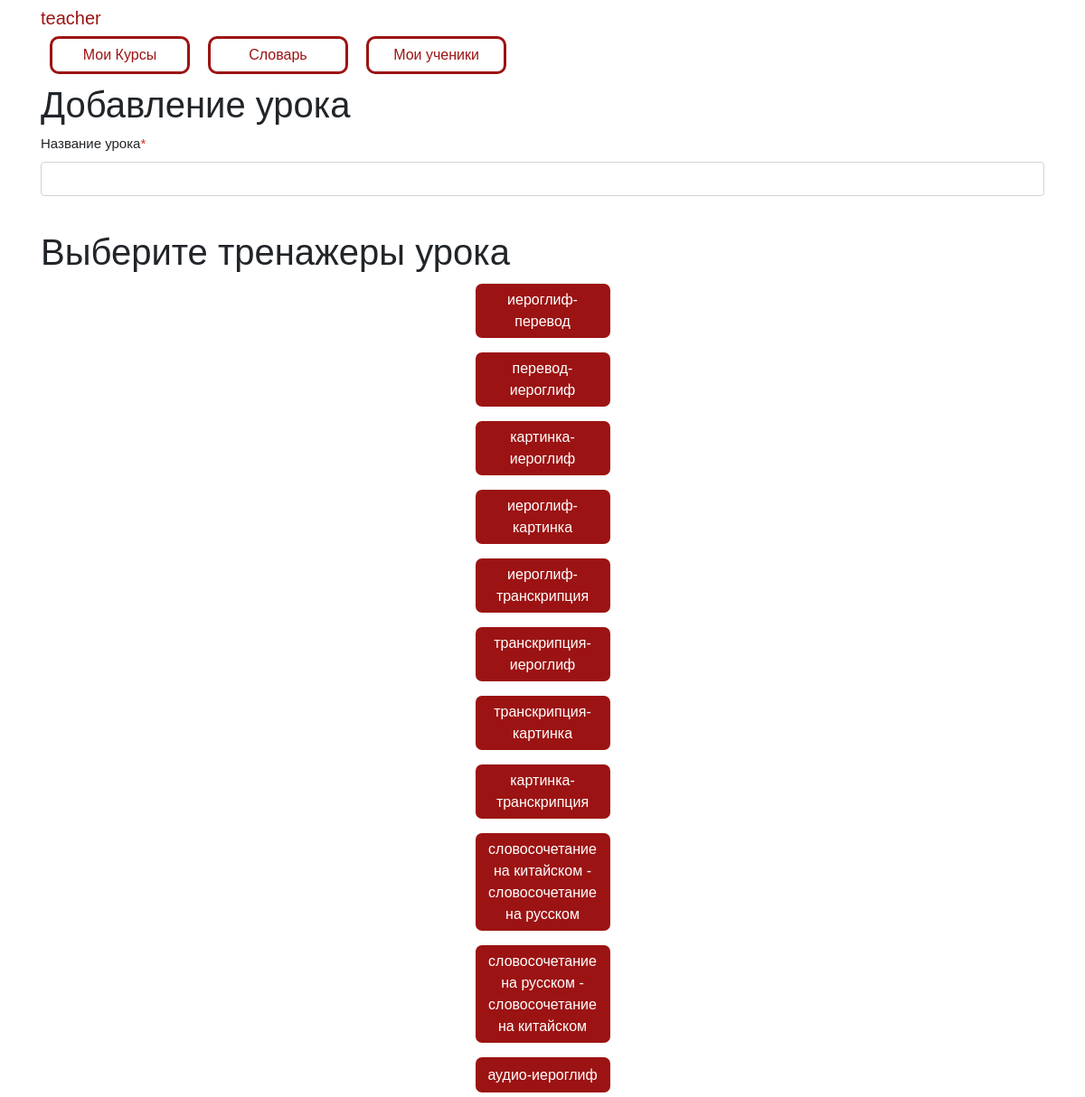
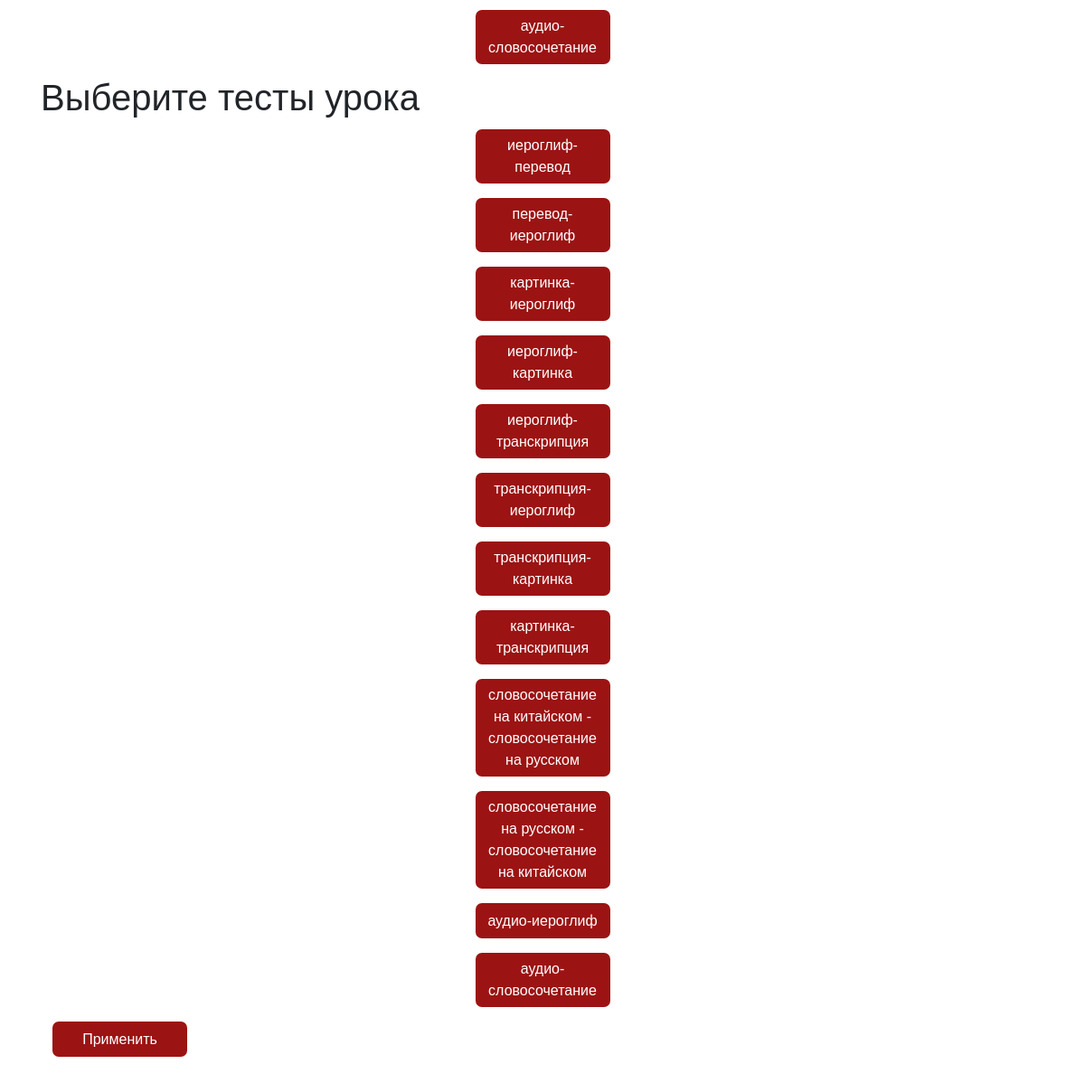
The app's page /make_lesson/1 (signed in) with its own data (2 pictures, top to bottom).
### data/users.py (models this page shows, shortened)
class User(SqlAlchemyBase, UserMixin, SerializerMixin):
    __tablename__ = 'users'
    id = sqlalchemy.Column(sqlalchemy.Integer,
                           primary_key=True, autoincrement=True)
    name = sqlalchemy.Column(sqlalchemy.String, nullable=True)
    last_name = sqlalchemy.Column(sqlalchemy.String, nullable=True)
    patronymic = sqlalchemy.Column(sqlalchemy.String, nullable=True)
    email = sqlalchemy.Column(sqlalchemy.String,
                              index=True, unique=True, nullable=True)
    about = sqlalchemy.Column(sqlalchemy.String, nullable=True)
    hashed_password = sqlalchemy.Column(sqlalchemy.String, nullable=True)
    teacher = sqlalchemy.Column(sqlalchemy.Boolean, nullable=True)
    creator = sqlalchemy.Column(sqlalchemy.Integer, nullable=True)
    confirmed = sqlalchemy.Column(sqlalchemy.Boolean, nullable=True)
    courses = orm.relation("Courses",
                           secondary="users_to_course",
                           backref="users")
    words = orm.relation("Words", back_populates='user')
    hash_token = sqlalchemy.Column(sqlalchemy.Integer, nullable=True, unique=True)

### data/trainers.py (models this page shows)
class Trainers(SqlAlchemyBase, SerializerMixin):
    __tablename__ = 'trainers'
    id = sqlalchemy.Column(sqlalchemy.Integer,
                           primary_key=True, autoincrement=True)
    name = sqlalchemy.Column(sqlalchemy.String, nullable=True)
    check_side = sqlalchemy.Column(sqlalchemy.Integer, nullable=True)
    ans_side = sqlalchemy.Column(sqlalchemy.Integer, nullable=True)

### data/tests.py (models this page shows)
class Tests(SqlAlchemyBase, SerializerMixin):
    __tablename__ = 'tests'
    id = sqlalchemy.Column(sqlalchemy.Integer,
                           primary_key=True, autoincrement=True)
    name = sqlalchemy.Column(sqlalchemy.String, nullable=True)
    check_side = sqlalchemy.Column(sqlalchemy.Integer, nullable=True)
    ans_side = sqlalchemy.Column(sqlalchemy.Integer, nullable=True)

### main.py (the view, shortened to what this page needs)
@app.route('/make_lesson/<int:course_id>', methods=['GET', 'POST'])
@login_required
def make_lesson(course_id):
    form = LessonsForm()
    db_sess = db_session.create_session()
    current_course = db_sess.query(Courses).get(course_id)
    all_trainers = db_sess.query(Trainers).all()
    all_tests = db_sess.query(Tests).all()
    return render_template('make_lesson.html', form=form,
                           trainers=all_trainers, tests=all_tests,
                           len_trainers=len(all_trainers), len_tests=len(all_tests))

### forms/lesson.py
class LessonsForm(FlaskForm):
    name = StringField('Название урока',
                       validators=[DataRequired(), Length(max=32,
                                                          message="Название урока не должно превышать 32 символов")])
    submit = SubmitField('Применить')

### data/db_session.py (called while the page is built)
def create_session() -> Session:
    global __factory
    return __factory()

### main.py (called while the page is built)
@login_manager.user_loader
def load_user(user_id):
    db_sess = db_session.create_session()
    return db_sess.query(User).get(user_id)

### templates/make_lesson.html (shortened to what this page needs)
{% extends "base.html" %}
{% block content %}
<h1>Добавление урока</h1>
<form action="" method="post" name="checks">
    <p>
        {{ form.name.label }}<span class="vnumgf" style="color: #d93025;">*</span><br>
        {{ form.name(class="form-control") }}<br>
    </p>
    <h1>Выберите тренажеры урока</h1>
    <div style="display: flex;
                flex-wrap: wrap;
                flex-direction: column;
                align-content: center;">
        {% for i in range(len_trainers) %}
        <button id="train {{ i }}" name="not_lesson_trainer" type="button" class="btn btn-primary"
                value="{{ trainers[i].id }}">{{ trainers[i].name }}
        </button>
        {% endfor %}
    </div>
    <h1>Выберите тесты урока</h1>
    <div style="display: flex;
                flex-wrap: wrap;
                flex-direction: column;
                align-content: center;">
        {% for i in range(len_tests) %}
        <button id="test {{ i }}" name="not_lesson_test" type="button" class="btn btn-primary"
                value="{{ tests[i].id }}">{{ tests[i].name }}
        </button>
        {% endfor %}
    </div>
    <p>{{ form.submit(type="submit", class="btn btn-primary") }}</p>
</form>
{% endblock %}

### templates/base.html (shortened to what this page needs)
<!doctype html>
<html lang="en">
<head>
    <link rel="stylesheet"
          href="https://stackpath.bootstrapcdn.com/bootstrap/4.4.1/css/bootstrap.min.css"
>
    <link href="{{ url_for('static', filename='/style.css') }}" rel="stylesheet" />
</head>
<body>
<header class="header">
    <div class="container">
        <div class="header_inner">
            <nav>
                {% if current_user.is_authenticated %}
                <a class="navbar-brand" href="/profile/{{ current_user.id }}">
                    {{ current_user.name}}</a>
                {% endif %}
                {% if current_user.is_authenticated %}
                <div class="nav" id="up buttons">
                    <a id="nav button 1" class="btn btn-white" href="/courses">Мои Курсы</a>
                    <a id="nav button 2" class="btn btn-white" href="/dictionary">Словарь</a>
                    {% if current_user.teacher %}
                    <a id="nav button 3" class="btn btn-white" href="/pupils">Мои ученики</a>
                    {% endif %}
                </div>
                {% endif %}
            </nav>
        </div>
    </div>
</header>
<main role="main" class="container">
    {% block content %}{% endblock %}
</main>
</body>
</html>

### static/style.css (style rules this page uses)
body { font-family: 'Montserrat', sans-serif; font-size: 15px; color: #33; }
.header { width: 100%; top: 0; left: 0; right: 0; z-index: 1000; }
.navbar-brand { color: #9c1313; position: relative; }
.btn { margin: 0 10px; margin-bottom: 10px; width: 155px; }
.btn-primary { min-width: 45px; min-height: 45px; display: inline-block; vertical-align: top; color: white; overflow: hidden; text-overflow: ellipsis; background-color: #9c1313; border: solid 3px white; border-radius: 10px; }
.btn-white { display: inline-block; vertical-align: top; color: #9c1313; overflow: hidden; text-overflow: ellipsis; background-color: white; border: solid 3px #9c1313; border-radius: 10px; }

### records on screen
User: name "teacher"
Trainers: name "иероглиф-перевод"
Trainers: name "перевод-иероглиф"
Trainers: name "картинка-иероглиф"
Trainers: name "иероглиф-картинка"
Trainers: name "иероглиф-транскрипция"
Trainers: name "транскрипция-иероглиф"
Trainers: name "транскрипция-картинка"
Trainers: name "картинка-транскрипция"
Trainers: name "словосочетание на китайском - словосочетание на русском"
Trainers: name "словосочетание на русском - словосочетание на китайском"
Trainers: name "аудио-иероглиф"
Trainers: name "аудио-словосочетание"
Tests: name "иероглиф-перевод"
Tests: name "перевод-иероглиф"
Tests: name "картинка-иероглиф"
Tests: name "иероглиф-картинка"
Tests: name "иероглиф-транскрипция"
Tests: name "транскрипция-иероглиф"
Tests: name "транскрипция-картинка"
Tests: name "картинка-транскрипция"
Tests: name "словосочетание на китайском - словосочетание на русском"
Tests: name "словосочетание на русском - словосочетание на китайском"
Tests: name "аудио-иероглиф"
Tests: name "аудио-словосочетание"
